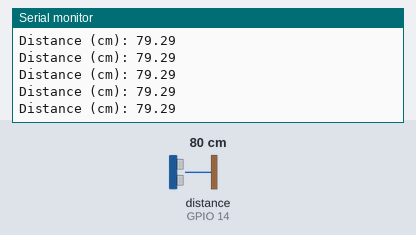
Bench run of a sketch on a simulated ESP32. Parts: the last lines printed to the serial monitor. Wiring (inferred from the names in the program): ultrasonic range finder: trigger GPIO 13; echo GPIO 14. The inputs (shaded band) are chosen by the test bench; at power-on: distance to the obstacle (sensor on GPIO 14) 80 cm. The echo pulse lasts 58.3 µs per cm.

Above: at 1.2 s.
1.3 s: distance to the obstacle (sensor on GPIO 14) set to 2 cm
At 1.37 s:
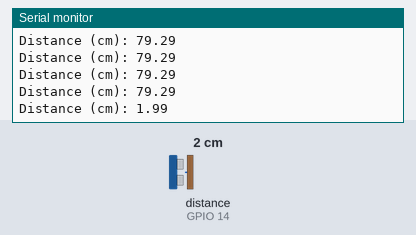
2.8 s: distance to the obstacle (sensor on GPIO 14) set to 4 cm
At 2.88 s:
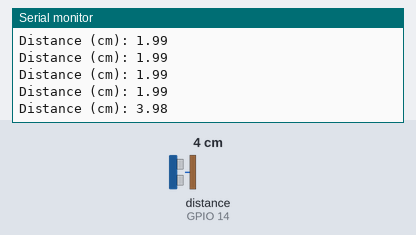
Timing chart, 0 to 5.8 s (numbered marks = the images above; inputs shaded):
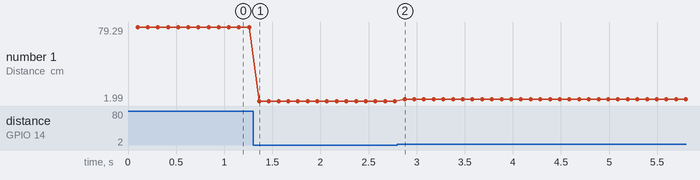

The sketch:

ultrasonic_ranger.ino
```cpp
/**
 * ultrasonic_ranger
 *
 * This was written for the CS427 class at the University of Portland - Internet of Things.
 * The ultrasonic ranger included in the ESP32 kit measures distance based on a short sonar
 * ping. The time it takes for the ultrasonic wave to bounce off an object and return to the
 * sensor is used to calculate the distance to the object it bounced off of.
 */
// define pins
#define TRIGGER_PIN 13
#define ECHO_PIN 14

// define constants
#define SOUND_VELOCITY 340
#define MAX_DISTANCE 500
float timeout = MAX_DISTANCE * 60;

void setup() {
  // set trigger and echo pins
  pinMode(TRIGGER_PIN, OUTPUT);
  pinMode(ECHO_PIN, INPUT);

  // begin Serial communication on 115200 baud channel
  Serial.begin(115200);
}

void loop() {
  // delay samples by 100ms
  delay(100);

  // print out the ultrasonic reader values
  Serial.print("Distance (cm): ");
  Serial.println(getSonar());
}

// a function to actuate the ultrasonic ranging sensor and calculate the distance value
float getSonar() {
  // create a variable for the time for a sensor to ping off an object
  unsigned long pingTime;

  // a variable for the distance from the sensor to the nearest object
  float distance;

  // make the sensor send a ping
  digitalWrite(TRIGGER_PIN, HIGH);
  delayMicroseconds(10);
  digitalWrite(TRIGGER_PIN, LOW);

  // retrieve the time it took for the ping to return to the sensor
  pingTime = pulseIn(ECHO_PIN, HIGH, timeout);

  // calculate and return the distan
  distance = (float)pingTime * SOUND_VELOCITY / 2 / 10000;
  return distance;
}
```

Measured:
- after the input at 1.3 s, the serial monitor: prints a new line after 0.06 s (image 1)
- after the input at 2.8 s, the serial monitor: prints a new line after 0.07 s (image 2)
- plotted number 1: 79.29 → 1.99 after the input at 1.3 s, 1.99 → 3.98 after the input at 2.8 s
